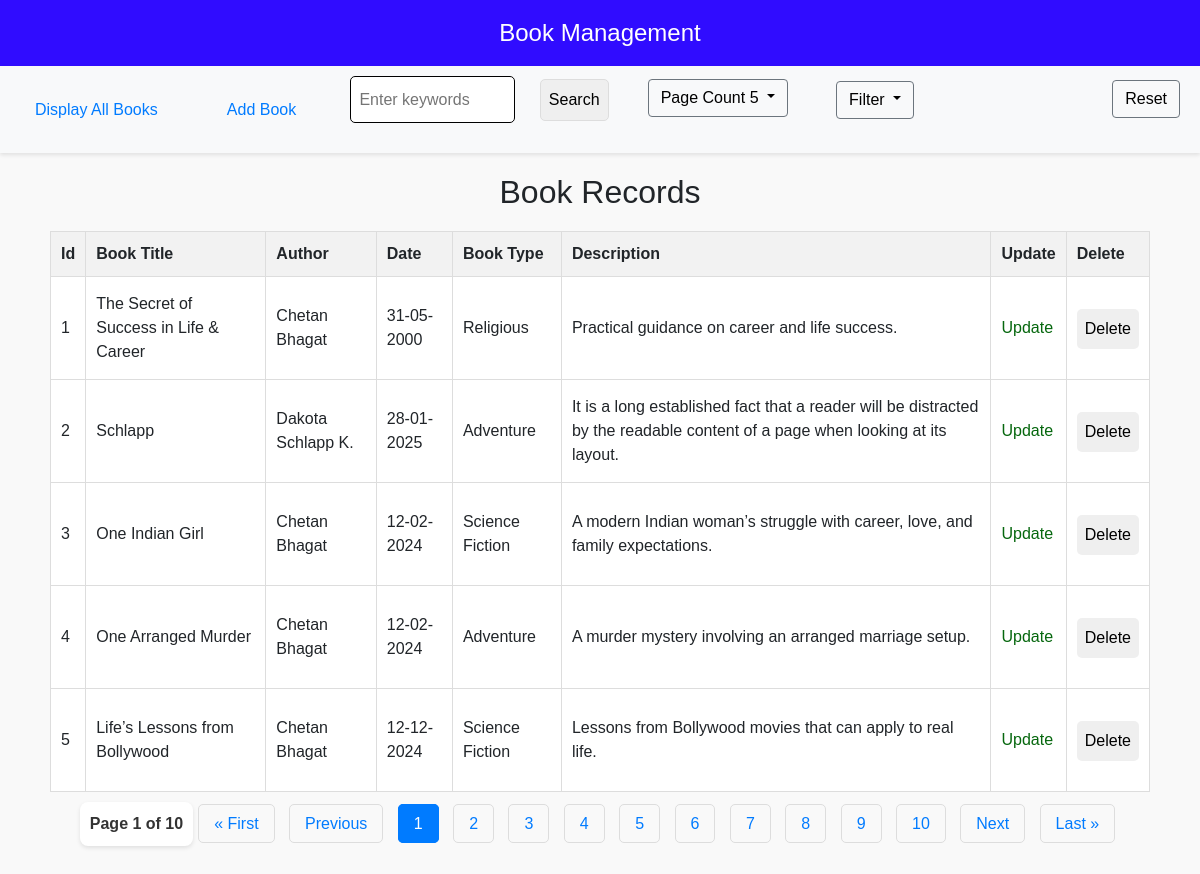
The page / on the database its author committed.
### myapp/models.py (models this page shows, shortened)
class user(models.Model):
    id = models.AutoField(primary_key=True)
    title = models.CharField(max_length=50)
    book_type = models.CharField(max_length=30)
    author = models.CharField(max_length=50)
    date = models.DateField()
    description = models.TextField()
    updated_at = models.DateTimeField(auto_now=True)
    class Meta:
        ordering = ['-id']

### myapp/views.py (the view, shortened to what this page needs)
# urls.py: path('', views.index, name='index'),
def index(request):
    search_query = request.GET.get('search', '')  # Fetch search query from request
    filter_option = request.GET.get('filter', '')  # Fetch filter option if any
    try:
        records_per_page = int(request.GET.get('records_per_page', 5))  # Default to 5 if not set or invalid
    except ValueError:
        records_per_page = 5  # Fallback to default if conversion fails
    users = user.objects.all().order_by('-updated_at', '-id')
    if filter_option == 'published_before_2024':
        users = users.filter(date__lt='2024-01-01')  # Filter users with date before 2024
    elif filter_option == 'published_after_2024':
        users = users.filter(date__gte='2024-01-01')  # Filter users with date after 2024
    elif filter_option == 'Religious':
        users = users.filter(book_type__icontains='Religious')
    elif filter_option == 'Adventure':
        users = users.filter(book_type__icontains='Adventure')
    elif filter_option == 'Science Fiction':
        users = users.filter(book_type__icontains='Science Fiction')
    paginator = Paginator(users, records_per_page)
    page_number = request.GET.get('page', 1)  # Get current page number (default to 1)
    page_obj = paginator.get_page(page_number)
    for idx, user_obj in enumerate(page_obj.object_list, start=1):
        user_obj.display_id = idx
    start_index = (page_obj.number - 1) * records_per_page
    return render(request, 'index.html', {
        'users': page_obj,  # Paginated user data
        'search': search_query,  # Include the search query
        'filter': filter_option,  # Include the filter option
        'records_per_page': records_per_page,  # Include records per page selected
        'start_index': start_index  # Records per page
    })

### myapp/templates/index.html (shortened to what this page needs)
<!DOCTYPE html>
<html lang="en">
<head>
    <link href="https://cdn.jsdelivr.net/npm/bootstrap@4.6.2/dist/css/bootstrap.min.css"
    rel="stylesheet">
</head>
<body>
    <header>Book Management</header>
    <div class="navbar">
        <a href="{% url 'display_all' %}">Display All Books</a>
        <a href="{% url 'add_records' %}">Add Book</a>
<form action="{% url 'index' %}" method="get" onsubmit="disableSearchButton()">
        <input type="text" style="width: 165px; height: 47px; border-radius: 5px; border: 1px solid black;"
           id="searchInput" placeholder="Enter keywords" name="search" value="{{ search }}" required> &nbsp;
    <input type="submit" id="searchButton" value="Search">
</form>
     <form action="{% url 'index' %}" method="get" class="mb-4">
        <div class="dropdown dropdown-hover me-3">
            <button data-bs-toggle="dropdown" class="btn btn-secondary dropdown-toggle" type="button"
                id="dropdownMenuButton" style="background-color: transparent; color: black;"
                data-mdb-toggle="dropdown" aria-expanded="false">
                Page Count {{ records_per_page|default:5 }}
            </button>&nbsp;&nbsp;
        </div>
    </form>
    <form action="{% url 'index' %}" method="get">
    <div class="d-flex justify-content-center" style="margin-right: 150px;">
        <div class="dropdown dropdown-hover me-3">
            <button data-bs-toggle="dropdown" class="btn btn-secondary dropdown-toggle" type="button"
                id="dropdownMenuButton" style="background-color: transparent; color: black;"
                data-mdb-toggle="dropdown" aria-expanded="false">
                Filter
            </button>&nbsp;&nbsp;
        </div>
    </div>
</form>
                    <button type="button" class="btn btn-secondary"
                        style="margin-bottom: 22px; background-color: transparent; color: black;"
                        onclick="window.location.href='/'">
                        Reset
                    </button>
                </div>
    {% if not users %}
    <p style="text-align: center; color: #888;">No records found. Try adjusting your filters or search terms.</p>
    {% else %}
    <div class="container">
        <h2 style="text-align: center;">Book Records</h2>
        <table>
            <tr>
                <th>Id</th>
                <th>Book Title</th>
                <th>Author</th>
                <th>Date</th>
                <th>Book Type</th>
                <th>Description</th>
                <th>Update</th>
                <th>Delete</th>
            </tr>
            {% for i in users %}
            <tr>
                <td scope="row">{{ users.start_index|add:forloop.counter0 }}</td>
                <td>{{ i.title }}</td>
                <td>{{ i.author }}</td>
                <td>{{ i.date|date:'d-m-Y' }}</td>
                <td>{{ i.book_type }}</td>
                <td>{{ i.description }}</td>
                <td><a href="{% url 'update' i.id %}"
                        style="color: rgb(6, 103, 14); background-color: white; border: none; cursor: pointer;">Update</a>
                </td>
                <td>
                    <form id="deleteForm{{ i.id }}" action="{% url 'delete' i.id %}" method="post" style="margin-top: 15px;">
                        <input type="button" value="Delete" data-task-id="{{ i.id }}" onclick="openModal(this)" style="border: none; border-radius: 5px; cursor: pointer; margin-top: 7px;">
                    </form>
                </td>
            </tr>
            {% endfor %}
        </table>
        <div class="pagination">
            <div class="page-info">
                Page {{ users.number }} of {{ users.paginator.num_pages }}
            </div>
            <div class="pagination-links">
            {% if users.has_previous %}
                <a href="?page=1&search={{ search }}&filter={{ filter }}&records_per_page={{ records_per_page }}">« First</a>
                <a href="?page={{ users.previous_page_number }}&search={{ search }}&filter={{ filter }}&records_per_page={{ records_per_page }}">Previous</a>
            {% else %}
                <a class="disabled">« First</a>
                <a class="disabled">Previous</a>
                {% endif %}
                {% for num in users.paginator.page_range %}
                {% if users.number == num %}
                <a class="active">{{ num }}</a>
                {% else %}
                    <a href="?page={{ num }}&search={{ search }}&filter={{ filter }}&records_per_page={{ records_per_page }}">{{ num }}</a>
                    {% endif %}
            {% endfor %}
            {% if users.has_next %}
                <a href="?page={{ users.next_page_number }}&search={{ search }}&filter={{ filter }}&records_per_page={{ records_per_page }}">Next</a>
                <a href="?page={{ users.paginator.num_pages }}&search={{ search }}&filter={{ filter }}&records_per_page={{ records_per_page }}">Last »</a>
            {% else %}
                <a class="disabled">Next</a>
                <a class="disabled">Last »</a>
                {% endif %}
            </div>
        </div>
        {% endif %}
</body>
</html>

### myapp/templates/index.html (style rules this page uses)
body { font-family: Arial, sans-serif; margin: 0; padding: 0; background-color: #f9f9f9; }
header { background-color: #300cff; color: white; padding: 15px 20px; text-align: center; font-size: 24px; font-family:'Trebuchet MS', 'Lucida Sans Unicode', 'Lucida Grande', 'Lucida Sans', Arial, sans-serif; }
.navbar { display: flex; justify-content: space-between; background-color: #f8f9fa; padding: 10px 20px; box-shadow: 0 2px 4px rgba(0, 0, 0, 0.1); }
.navbar a { color: #007bff; text-decoration: none; padding: 10px 15px; border-radius: 5px; }
.container { padding: 20px; }
form { margin-bottom: 20px; display: flex; align-items: center; flex-wrap: wrap; gap: 10px; }
form input, form select, form button { padding: 8px; border: 1px solid #ddd; border-radius: 5px; }
table { width: 100%; border-collapse: collapse; background: white; margin-top: 20px; }
table, th, td { border: 1px solid #ddd; }
th, td { padding: 10px; text-align: left; }
th { background-color: #f2f2f2; }
a { font-family: 'Lucida Sans', 'Lucida Sans Regular', 'Lucida Grande', 'Lucida Sans Unicode', Geneva, Verdana, sans-serif; }
.pagination { display: flex; justify-content: center; margin: 20px 0; }
.pagination a { color: #007bff; text-decoration: none; padding: 10px 15px; border: 1px solid #ddd; margin: 0 5px; border-radius: 5px; }
.pagination a.active { background-color: #007bff; color: white; border-color: #007bff; }
.page-info { font-size: 16px; font-weight: 600; color: #333; background-color: white; padding: 10px 10px; margin-top: -10px; border-radius: 8px; box-shadow: 0 2px 4px rgba(0, 0, 0, 0.1); text-align: center; }

### rows shown on the page
user: start_index|add "1", title "The Secret of Success in Life & Career", author "Chetan Bhagat", date "31-05-2000", book_type "Religious", description "Practical guidance on career and life success."
user: start_index|add "2", title "Schlapp", author "Dakota Schlapp K.", date "28-01-2025", book_type "Adventure", description "It is a long established fact that a reader will be distracted by the readable content of a page when looking at its layout."
user: start_index|add "3", title "One Indian Girl", author "Chetan Bhagat", date "12-02-2024", book_type "Science Fiction", description "A modern Indian woman’s struggle with career, love, and family expectations."
user: start_index|add "4", title "One Arranged Murder", author "Chetan Bhagat", date "12-02-2024", book_type "Adventure", description "A murder mystery involving an arranged marriage setup."
user: start_index|add "5", title "Life’s Lessons from Bollywood", author "Chetan Bhagat", date "12-12-2024", book_type "Science Fiction", description "Lessons from Bollywood movies that can apply to real life."

### other values the page prints
{{ records_per_page|default:5 }} "5"
{{ users.number }} "1"
{{ users.paginator.num_pages }} "10"
{{ num }} "1"
{{ num }} "2" "3" "4" "5" "6" "7" "8" "9" "10"
